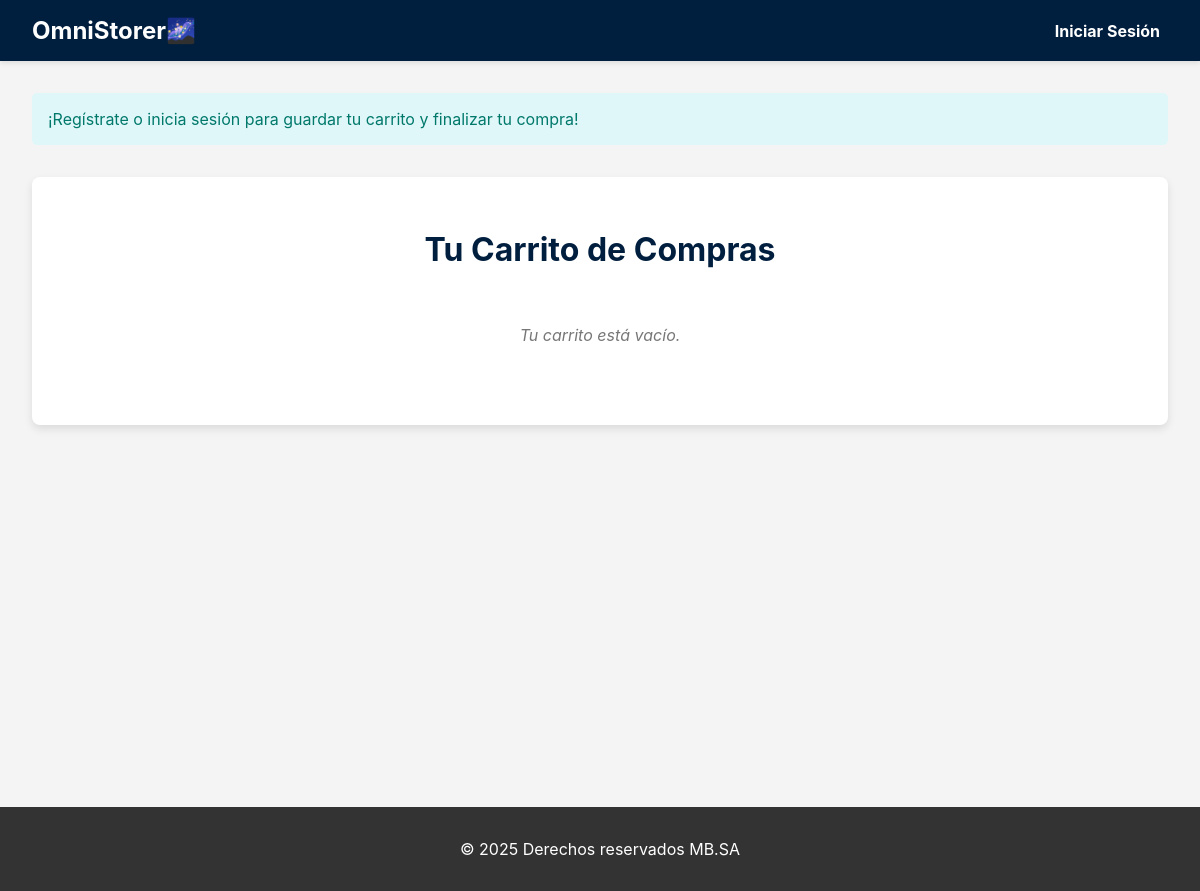
Page /cart/ on the earlier database version.
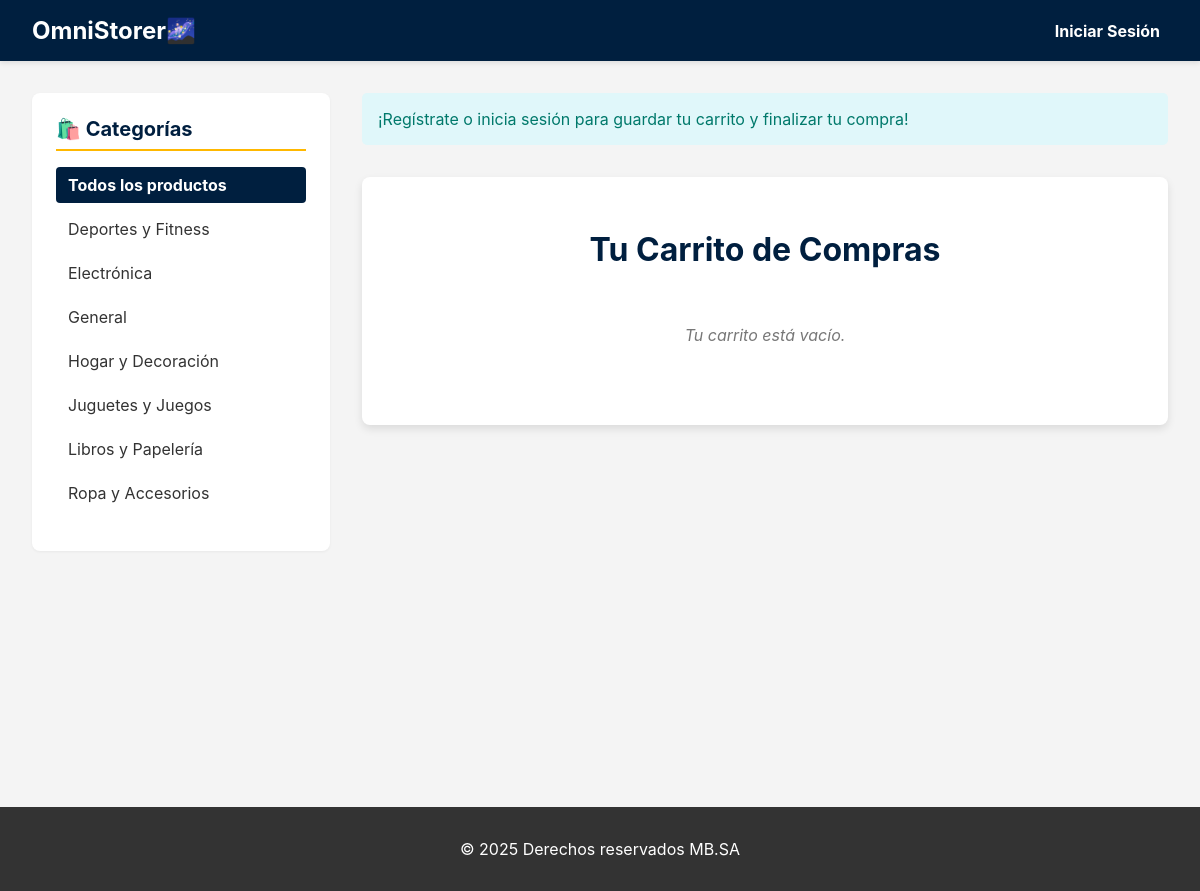
Same page on the later database version.
### store/models.py (models this page shows, shortened)
class Category(models.Model):
    name = models.CharField(max_length=255, unique=True)
    slug = models.SlugField(max_length=255, unique=True)
    class Meta:
        verbose_name = 'category'
        verbose_name_plural = 'categories'
        ordering = ('name',)

### store/views.py (the view, shortened to what this page needs)
# urls.py: path('cart/', views.cart_detail, name='cart_detail'),
def cart_detail(request):
    cart = request.session.get('cart', {})
    cart_items = []
    cart_total = 0
    if not request.user.is_authenticated:
        messages.info(request, "¡Regístrate o inicia sesión para guardar tu carrito y finalizar tu compra!")
    cart_count = get_cart_count(request)
    categories = Category.objects.all()
    context = {
        'cart_items': cart_items,
        'cart_total': cart_total,
        'cart_count': cart_count,
        'categories': categories,
    }
    return render(request, 'store/cart_detail.html', context)

### store/views.py (called while the page is built)
def get_cart_count(request):
    cart = request.session.get('cart', {})
    return sum(item['quantity'] for item in cart.values())

### store/templates/store/cart_detail.html (shortened to what this page needs)
{% extends 'base.html' %}
{% block content %}
<div class="cart-container">
    <h1>Tu Carrito de Compras</h1>
    {% if cart_items %}
    <table class="cart-table">
        <thead>
            <tr>
                <th>Producto</th>
                <th>Cantidad</th>
                <th>Precio</th>
                <th>Total</th>
                <th></th> </tr>
        </thead>
        <tbody>
            {% for item in cart_items %}
            <tr>
                <td>{{ item.name }}</td>
                <td>
                    <div class="quantity-control">
                        <form action="{% url 'update_cart' product_id=item.product_id %}" method="post">
                            {% csrf_token %}
                            <input type="hidden" name="action" value="decrease">
                            <button type="submit">-</button>
                        </form>
                        <span class="quantity-display">{{ item.quantity }}</span>
                        <form action="{% url 'update_cart' product_id=item.product_id %}" method="post">
                            {% csrf_token %}
                            <input type="hidden" name="action" value="increase">
                            <button type="submit">+</button>
                        </form>
                    </div>
                </td>
                <td>${{ item.price }}</td>
                <td>${{ item.total|floatformat:2 }}</td>
                <td>
                    <form action="{% url 'remove_from_cart' product_id=item.product_id %}" method="post" onsubmit="return confirm('¿Estás seguro de que deseas eliminar este producto del carrito?');">
                        {% csrf_token %}
                        <button type="submit" class="remove-button">Eliminar</button>
                    </form>
                </td>
            </tr>
            {% endfor %}
        </tbody>
    </table>
    <h3 class="cart-summary">Total a Pagar: ${{ cart_total|floatformat:2 }}</h3>
    <a href="{% url 'checkout' %}" class="checkout-button">Finalizar Compra</a>
    {% else %}
    <p class="cart-empty-message">Tu carrito está vacío.</p>
    {% endif %}
</div>
{% endblock %}

### templates/base.html (shortened to what this page needs)
<!DOCTYPE html>
<html lang="es">
<head>
</head>
<body>
    <header>
        <nav>
            <h1><a href="{% url 'product_list' %}">OmniStorer🌌</a></h1>
            <ul>
                {% if user.is_authenticated %}
                <li>{{ user.username }}</li>
                <li><a href="{% url 'contact' %}">Contacto</a></li>
                <li><a href="{% url 'purchase_history' %}">Mi Historial</a></li>
                <li>
                    <a href="{% url 'cart_detail' %}">Carrito (<span id="cart-count" hx-get="{% url 'get_cart_count' %}" hx-trigger="load, updateCart from:body" hx-swap="innerHTML">{{ cart_count|default:0 }}</span>)</a>
                </li>
                <li><a href="{% url 'logout' %}">Cerrar Sesión</a></li>
                {% else %}
                <li><a href="/accounts/login/">Iniciar Sesión</a></li>
                {% endif %}
            </ul>
        </nav>
    </header>
    <div class="content-wrapper">
        {% if categories %}
        <aside class="sidebar">
            <div class="category-list">
                <h3>🛍️ Categorías</h3>
                <ul>
                    <li>
                        <a href="{% url 'product_list' %}" class="{% if not current_category %}active{% endif %}">
                            Todos los productos
                        </a>
                    </li>
                    {% for category in categories %}
                        <li>
                            <a href="{% url 'product_list_by_category' category.slug %}"
                               class="{% if current_category and current_category.slug == category.slug %}active{% endif %}">
                                {{ category.name }}
                            </a>
                        </li>
                    {% endfor %}
                </ul>
            </div>
        </aside>
        {% endif %}
        <main>
            {% if messages %}
            <ul class="messages">
                {% for message in messages %}
                    <li class="{{ message.tags }}">{{ message }}</li>
                {% endfor %}
            </ul>
            {% endif %}
            {% block content %}
            {% endblock %}
        </main>
    </div>
    <footer>
        <p>&copy; 2025 Derechos reservados MB.SA</p>
    </footer>
</body>
</html>

Differences in the rows shown:
added Category: name "Deportes y Fitness"
added Category: name "Electrónica"
added Category: name "General"
added Category: name "Hogar y Decoración"
added Category: name "Juguetes y Juegos"
added Category: name "Libros y Papelería"
added Category: name "Ropa y Accesorios"
Other differences:
text now shown: "🛍️ Categorías Todos los productos"
